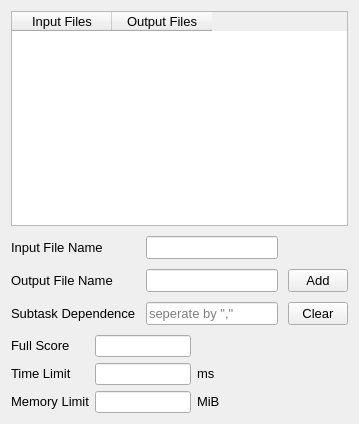
<?xml version="1.0" encoding="UTF-8"?>
<ui version="4.0">
 <class>TestCaseEditWidget</class>
 <widget class="QWidget" name="TestCaseEditWidget">
  <property name="geometry">
   <rect>
    <x>0</x>
    <y>0</y>
    <width>359</width>
    <height>424</height>
   </rect>
  </property>
  <property name="windowTitle">
   <string>Form</string>
  </property>
  <layout class="QVBoxLayout" name="verticalLayout_1">
   <property name="spacing">
    <number>10</number>
   </property>
   <item>
    <layout class="QVBoxLayout" name="verticalLayout_2">
     <property name="spacing">
      <number>10</number>
     </property>
     <item>
      <widget class="QTableWidget" name="fileList">
       <property name="font">
        <font>
         <pointsize>10</pointsize>
        </font>
       </property>
       <property name="statusTip">
        <string>List of this testcase...</string>
       </property>
       <property name="selectionMode">
        <enum>QAbstractItemView::ContiguousSelection</enum>
       </property>
       <property name="columnCount">
        <number>2</number>
       </property>
       <attribute name="horizontalHeaderHighlightSections">
        <bool>false</bool>
       </attribute>
       <attribute name="verticalHeaderMinimumSectionSize">
        <number>25</number>
       </attribute>
       <attribute name="verticalHeaderDefaultSectionSize">
        <number>27</number>
       </attribute>
       <attribute name="verticalHeaderHighlightSections">
        <bool>false</bool>
       </attribute>
       <column>
        <property name="text">
         <string>Input Files</string>
        </property>
        <property name="font">
         <font>
          <pointsize>10</pointsize>
         </font>
        </property>
       </column>
       <column>
        <property name="text">
         <string>Output Files</string>
        </property>
        <property name="font">
         <font>
          <pointsize>10</pointsize>
         </font>
        </property>
       </column>
      </widget>
     </item>
     <item>
      <layout class="QGridLayout" name="gridLayout_1">
       <item row="0" column="0">
        <widget class="QLabel" name="inputFileLabel">
         <property name="sizePolicy">
          <sizepolicy hsizetype="Preferred" vsizetype="Fixed">
           <horstretch>0</horstretch>
           <verstretch>0</verstretch>
          </sizepolicy>
         </property>
         <property name="font">
          <font>
           <pointsize>10</pointsize>
           <weight>50</weight>
           <bold>false</bold>
          </font>
         </property>
         <property name="text">
          <string>Input File Name</string>
         </property>
        </widget>
       </item>
       <item row="0" column="1">
        <widget class="FileLineEdit" name="inputFileEdit">
         <property name="font">
          <font>
           <pointsize>10</pointsize>
          </font>
         </property>
         <property name="statusTip">
          <string>The input file name (click &quot;Add&quot; to add them)...</string>
         </property>
        </widget>
       </item>
       <item row="0" column="2">
        <spacer name="horizontalSpacer_1">
         <property name="orientation">
          <enum>Qt::Horizontal</enum>
         </property>
         <property name="sizeType">
          <enum>QSizePolicy::Fixed</enum>
         </property>
         <property name="sizeHint" stdset="0">
          <size>
           <width>60</width>
           <height>20</height>
          </size>
         </property>
        </spacer>
       </item>
       <item row="1" column="0">
        <widget class="QLabel" name="outputFileLabel">
         <property name="sizePolicy">
          <sizepolicy hsizetype="Preferred" vsizetype="Fixed">
           <horstretch>0</horstretch>
           <verstretch>0</verstretch>
          </sizepolicy>
         </property>
         <property name="font">
          <font>
           <pointsize>10</pointsize>
           <weight>50</weight>
           <bold>false</bold>
          </font>
         </property>
         <property name="text">
          <string>Output File Name</string>
         </property>
        </widget>
       </item>
       <item row="1" column="1">
        <widget class="FileLineEdit" name="outputFileEdit">
         <property name="font">
          <font>
           <pointsize>10</pointsize>
          </font>
         </property>
         <property name="statusTip">
          <string>The output file name (click &quot;Add&quot; to add them)...</string>
         </property>
        </widget>
       </item>
       <item row="1" column="2">
        <widget class="QPushButton" name="addButton">
         <property name="sizePolicy">
          <sizepolicy hsizetype="Minimum" vsizetype="Fixed">
           <horstretch>0</horstretch>
           <verstretch>0</verstretch>
          </sizepolicy>
         </property>
         <property name="minimumSize">
          <size>
           <width>60</width>
           <height>0</height>
          </size>
         </property>
         <property name="maximumSize">
          <size>
           <width>60</width>
           <height>16777215</height>
          </size>
         </property>
         <property name="font">
          <font>
           <pointsize>10</pointsize>
          </font>
         </property>
         <property name="text">
          <string>Add</string>
         </property>
         <property name="icon">
          <iconset>
           <normaloff>:/icon/list-add.svg</normaloff>:/icon/list-add.svg</iconset>
         </property>
        </widget>
       </item>
       <item row="2" column="0">
        <widget class="QLabel" name="subtaskDependenceLabel">
         <property name="sizePolicy">
          <sizepolicy hsizetype="Fixed" vsizetype="Fixed">
           <horstretch>0</horstretch>
           <verstretch>0</verstretch>
          </sizepolicy>
         </property>
         <property name="font">
          <font>
           <pointsize>10</pointsize>
           <weight>50</weight>
           <bold>false</bold>
          </font>
         </property>
         <property name="text">
          <string>Subtask Dependence</string>
         </property>
        </widget>
       </item>
       <item row="2" column="1">
        <widget class="QLineEdit" name="subtaskDependecne">
         <property name="font">
          <font>
           <pointsize>10</pointsize>
          </font>
         </property>
         <property name="statusTip">
          <string>Subtask Dependence, input testcase number separated by half-width comma (Must be cleaned by clicking &quot;Clear&quot; button)...</string>
         </property>
         <property name="placeholderText">
          <string>seperate by &quot;,&quot;</string>
         </property>
        </widget>
       </item>
       <item row="2" column="2">
        <widget class="QPushButton" name="subtaskDependenceClearButton">
         <property name="minimumSize">
          <size>
           <width>60</width>
           <height>0</height>
          </size>
         </property>
         <property name="maximumSize">
          <size>
           <width>60</width>
           <height>16777215</height>
          </size>
         </property>
         <property name="font">
          <font>
           <pointsize>10</pointsize>
          </font>
         </property>
         <property name="text">
          <string>Clear</string>
         </property>
         <property name="icon">
          <iconset>
           <normaloff>:/icon/edit-clear.svg</normaloff>:/icon/edit-clear.svg</iconset>
         </property>
        </widget>
       </item>
      </layout>
     </item>
    </layout>
   </item>
   <item>
    <layout class="QGridLayout" name="gridLayout_2">
     <property name="spacing">
      <number>6</number>
     </property>
     <item row="0" column="0">
      <widget class="QLabel" name="fullScoreLabel">
       <property name="sizePolicy">
        <sizepolicy hsizetype="Preferred" vsizetype="Fixed">
         <horstretch>0</horstretch>
         <verstretch>0</verstretch>
        </sizepolicy>
       </property>
       <property name="font">
        <font>
         <pointsize>10</pointsize>
         <weight>50</weight>
         <bold>false</bold>
        </font>
       </property>
       <property name="text">
        <string>Full Score</string>
       </property>
      </widget>
     </item>
     <item row="0" column="1">
      <widget class="QLineEdit" name="fullScore">
       <property name="minimumSize">
        <size>
         <width>96</width>
         <height>22</height>
        </size>
       </property>
       <property name="maximumSize">
        <size>
         <width>96</width>
         <height>22</height>
        </size>
       </property>
       <property name="font">
        <font>
         <pointsize>10</pointsize>
         <weight>50</weight>
         <bold>false</bold>
        </font>
       </property>
       <property name="statusTip">
        <string>The score of this testcase...</string>
       </property>
      </widget>
     </item>
     <item row="0" column="2">
      <spacer name="horizontalSpacer_4">
       <property name="orientation">
        <enum>Qt::Horizontal</enum>
       </property>
       <property name="sizeHint" stdset="0">
        <size>
         <width>40</width>
         <height>20</height>
        </size>
       </property>
      </spacer>
     </item>
     <item row="1" column="0">
      <widget class="QLabel" name="timeLimitLabel">
       <property name="sizePolicy">
        <sizepolicy hsizetype="Preferred" vsizetype="Fixed">
         <horstretch>0</horstretch>
         <verstretch>0</verstretch>
        </sizepolicy>
       </property>
       <property name="font">
        <font>
         <pointsize>10</pointsize>
         <weight>50</weight>
         <bold>false</bold>
        </font>
       </property>
       <property name="text">
        <string>Time Limit</string>
       </property>
      </widget>
     </item>
     <item row="1" column="1">
      <widget class="QLineEdit" name="timeLimit">
       <property name="minimumSize">
        <size>
         <width>96</width>
         <height>22</height>
        </size>
       </property>
       <property name="maximumSize">
        <size>
         <width>96</width>
         <height>22</height>
        </size>
       </property>
       <property name="font">
        <font>
         <pointsize>10</pointsize>
         <weight>50</weight>
         <bold>false</bold>
        </font>
       </property>
       <property name="statusTip">
        <string>The time limit of this testcase...</string>
       </property>
      </widget>
     </item>
     <item row="1" column="2">
      <layout class="QHBoxLayout" name="horizontalLayout_2">
       <item>
        <widget class="QLabel" name="msLabel">
         <property name="sizePolicy">
          <sizepolicy hsizetype="Fixed" vsizetype="Fixed">
           <horstretch>0</horstretch>
           <verstretch>0</verstretch>
          </sizepolicy>
         </property>
         <property name="font">
          <font>
           <pointsize>10</pointsize>
           <weight>50</weight>
           <bold>false</bold>
          </font>
         </property>
         <property name="text">
          <string>ms</string>
         </property>
        </widget>
       </item>
       <item>
        <spacer name="horizontalSpacer_3">
         <property name="orientation">
          <enum>Qt::Horizontal</enum>
         </property>
         <property name="sizeHint" stdset="0">
          <size>
           <width>40</width>
           <height>20</height>
          </size>
         </property>
        </spacer>
       </item>
      </layout>
     </item>
     <item row="2" column="0">
      <widget class="QLabel" name="memoryLimitLabel">
       <property name="sizePolicy">
        <sizepolicy hsizetype="Preferred" vsizetype="Fixed">
         <horstretch>0</horstretch>
         <verstretch>0</verstretch>
        </sizepolicy>
       </property>
       <property name="font">
        <font>
         <pointsize>10</pointsize>
         <weight>50</weight>
         <bold>false</bold>
        </font>
       </property>
       <property name="text">
        <string>Memory Limit</string>
       </property>
      </widget>
     </item>
     <item row="2" column="1">
      <widget class="QLineEdit" name="memoryLimit">
       <property name="minimumSize">
        <size>
         <width>96</width>
         <height>22</height>
        </size>
       </property>
       <property name="maximumSize">
        <size>
         <width>96</width>
         <height>22</height>
        </size>
       </property>
       <property name="font">
        <font>
         <pointsize>10</pointsize>
         <weight>50</weight>
         <bold>false</bold>
        </font>
       </property>
       <property name="statusTip">
        <string>The memory limit of this testcase...</string>
       </property>
      </widget>
     </item>
     <item row="2" column="2">
      <layout class="QHBoxLayout" name="horizontalLayout_1">
       <item>
        <widget class="QLabel" name="mbLabel">
         <property name="sizePolicy">
          <sizepolicy hsizetype="Fixed" vsizetype="Fixed">
           <horstretch>0</horstretch>
           <verstretch>0</verstretch>
          </sizepolicy>
         </property>
         <property name="font">
          <font>
           <pointsize>10</pointsize>
           <weight>50</weight>
           <bold>false</bold>
          </font>
         </property>
         <property name="text">
          <string>MiB</string>
         </property>
        </widget>
       </item>
       <item>
        <spacer name="horizontalSpacer_2">
         <property name="orientation">
          <enum>Qt::Horizontal</enum>
         </property>
         <property name="sizeHint" stdset="0">
          <size>
           <width>40</width>
           <height>20</height>
          </size>
         </property>
        </spacer>
       </item>
      </layout>
     </item>
    </layout>
   </item>
  </layout>
 </widget>
 <customwidgets>
  <customwidget>
   <class>FileLineEdit</class>
   <extends>QLineEdit</extends>
   <header>filelineedit.h</header>
  </customwidget>
 </customwidgets>
 <resources/>
 <connections/>
</ui>
